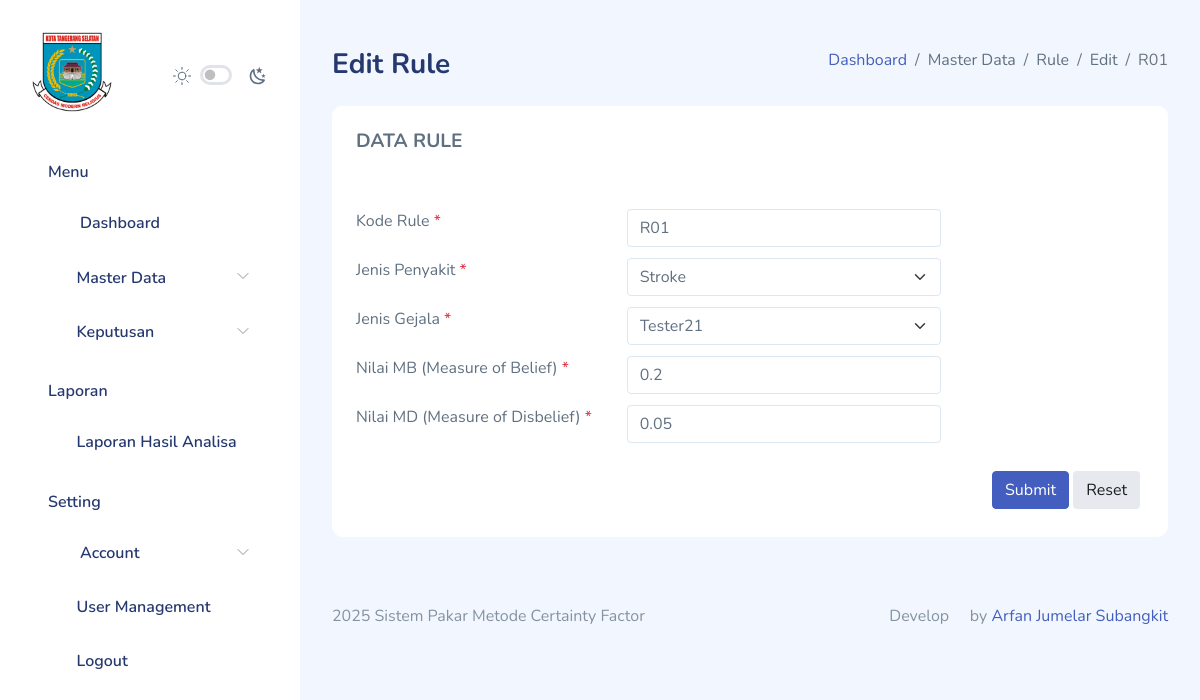
/rule/edit_rule.php?id_rule=6 (signed in), run on the app's committed database.
### tables this page shows
CREATE TABLE `rule` (
  `id_rule` int(11) NOT NULL,
  `kode_rule` varchar(10) NOT NULL,
  `id_penyakit` int(11) NOT NULL,
  `id_gejala` int(11) NOT NULL,
  `nilai_mb` float NOT NULL,
  `nilai_md` float NOT NULL,
  `created_at` timestamp NOT NULL DEFAULT current_timestamp(),
  `updated_at` timestamp NULL DEFAULT NULL
);

### functions.php (called while the page is built, shortened)
<?php
$db = mysqli_connect("localhost", "root", "", "dev-arfan");
function query($query)
{
    global $db;
    $result = mysqli_query($db, $query);
    $rows = [];
    if ($result) {
        if (mysqli_num_rows($result) > 0) {
            while ($row = mysqli_fetch_assoc($result)) {
                $rows[] = $row;
            }
        }
    } else {
        echo "Error: " . mysqli_error($db);
    }
    return $rows;
}

### rule/edit_rule.php (the view, shortened to what this page needs)
<?php
include_once("../auth_check.php");
if (isset($_GET["id_rule"]) && is_numeric($_GET["id_rule"])) {
    $id_rule = $_GET["id_rule"];
} else {
    header("HTTP/1.1 404 Not Found");
    include("../error/error-404.html");
    exit;
}
$rule = query("SELECT * FROM rule WHERE id_rule = $id_rule");
$rule = $rule[0];
$penyakit = query("SELECT * FROM penyakit");
$gejala = query("SELECT * FROM gejala");
?>
<!DOCTYPE html>
<html lang="en">
<head>
    <link rel="stylesheet" href="../assets/extensions/choices.js/public/assets/styles/choices.css">
    <link rel="stylesheet" href="../assets/extensions/sweetalert2/sweetalert2.min.css">
    <link rel="stylesheet" href="../assets/compiled/css/app.css">
    <link rel="stylesheet" href="../assets/compiled/css/app-dark.css">
    <link rel="stylesheet" href="../assets/compiled/css/iconly.css">
    <link rel="stylesheet" href="../assets/extensions/@fortawesome/fontawesome-free/css/all.min.css">
</head>
<body>
    <div id="app">
        <?php require_once '../partials/sidebar.php'; ?>
        <div id="main">
            <div class="page-heading">
                <div class="page-title mb-3">
                    <div class="row">
                        <div class="col-12 col-md-6 order-md-1 order-last">
                            <h3>Edit Rule</h3>
                        </div>
                        <div class="col-12 col-md-6 order-md-2 order-first">
                            <nav
                                aria-label="breadcrumb"
                                class="breadcrumb-header float-start float-lg-end">
                                <ol class="breadcrumb">
                                    <li class="breadcrumb-item"><a href="../home/">Dashboard</a></li>
                                    <li class="breadcrumb-item" aria-current="page">
                                        Master Data
                                    </li>
                                    <li class="breadcrumb-item" aria-current="page">Rule</li>
                                    <li class="breadcrumb-item" aria-current="page">Edit</li>
                                    <li class="breadcrumb-item active" aria-current="page"><?= $rule["kode_rule"]; ?></li>
                                </ol>
                            </nav>
                        </div>
                    </div>
                </div>
                <section id="basic-horizontal-layouts">
                    <div class="row match-height">
                        <div class="col-12">
                            <div class="card">
                                <div class="card-header">
                                    <h4 class="card-title">DATA RULE</h4>
                                </div>
                                <div class="card-content">
                                    <div class="card-body">
                                        <form method="POST" action="" enctype="multipart/form-data" class="form form-horizontal" data-parsley-validate id="myForm">
                                            <div class="form-body">
                                                <div class="row">
                                                    <div class="col-md-4">
                                                        <label for="kode_rule" class="form-label">Kode Rule <span class="text-danger">*</span></label>
                                                    </div>
                                                    <div class="col-md-5 form-group mandatory">
                                                        <input type="text" id="kode_rule" class="form-control" name="kode_rule"
                                                            placeholder="Kode Rule" value="<?= $rule["kode_rule"]; ?>" data-parsley-required="true" />
                                                    </div>
                                                    <div class="col-md-4">
                                                        <label for="id_penyakit" class="form-label">Jenis Penyakit <span class="text-danger">*</span></label>
                                                    </div>
                                                    <div class="col-md-5">
                                                        <div class="form-group">
                                                            <select class="choices form-select" name="id_penyakit" id="id_penyakit" required>
                                                                <?php foreach ($penyakit as $p) : ?>
                                                                    <option value="<?= $p["id_penyakit"]; ?>" <?= $p["nama_penyakit"] ? "selected" : "" ?>><?= $p["nama_penyakit"]; ?></option>
                                                                <?php endforeach; ?>
                                                            </select>
                                                        </div>
                                                    </div>
                                                    <div class="col-md-4">
                                                        <label for="id_gejala" class="form-label">Jenis Gejala <span class="text-danger">*</span></label>
                                                    </div>
                                                    <div class="col-md-5">
                                                        <div class="form-group">
                                                            <select class="choices form-select" name="id_gejala" id="id_gejala" required>
                                                                <?php foreach ($gejala as $g) : ?>
                                                                    <option value="<?= $g["id_gejala"]; ?>" <?= $g["nama_gejala"] ? "selected" : "" ?>><?= $g["nama_gejala"]; ?></option>
                                                                <?php endforeach; ?>
                                                            </select>
                                                        </div>
                                                    </div>
                                                    <div class="col-md-4">
                                                        <label for="nilai_mb">Nilai MB (Measure of Belief) <span class="text-danger">*</span></label>
                                                    </div>
                                                    <div class="col-md-5 form-group">
                                                        <input type="number" id="nilai_mb" class="form-control" name="nilai_mb"
                                                            placeholder="Nilai MB (Measure of Belief)" step="0.01" value="<?= $rule["nilai_mb"]; ?>" data-parsley-required="true" />
                                                    </div>
                                                    <div class="col-md-4">
                                                        <label for="nilai_md">Nilai MD (Measure of Disbelief) <span class="text-danger">*</span></label>
                                                    </div>
                                                    <div class="col-md-5 form-group">
                                                        <input type="number" id="nilai_md" class="form-control" name="nilai_md"
                                                            placeholder="Nilai MD (Measure of Disbelief)" step="0.01" value="<?= $rule["nilai_md"]; ?>" data-parsley-required="true" />
                                                    </div>
                                                    <div class="col-sm-12 d-flex justify-content-end mt-3">
                                                        <button type="submit" class="btn btn-primary me-1 mb-1">Submit</button>
                                                        <button type="reset"
                                                            class="btn btn-light-secondary me-1 mb-1">Reset</button>
                                                    </div>
                                                </div>
                                            </div>
                                        </form>
                                    </div>
                                </div>
                            </div>
                        </div>
                    </div>
                </section>
            </div>
            <?php require_once '../partials/footer.php'; ?>
        </div>
    </div>
</body>
</html>

### assets/extensions/choices.js/public/assets/styles/choices.css (style rules this page uses)
.choices { position: relative; overflow: hidden; margin-bottom: 24px; font-size: 16px; }
.choices:last-child { margin-bottom: 0; }

### data on the page
rule: kode_rule "R01", nilai_mb "0.2", nilai_md "0.05"

### other printed values
form field id_penyakit "Stroke"
form field id_gejala "Tester21"
